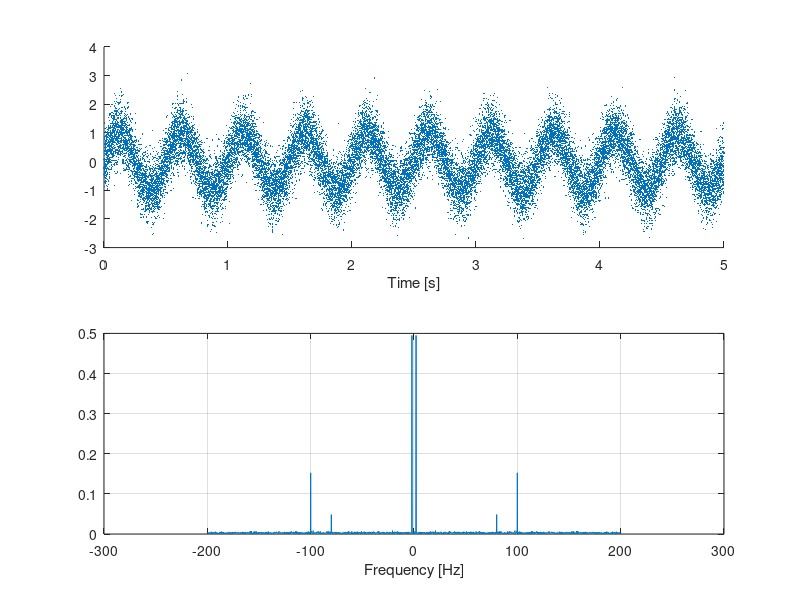

Write MATLAB code to recreate this figure. (Note: this script raises an error after producing the figure.)


%% part02: Fourier transform, signal reconstruction and filtering
% Wanting Jin, wanting.jin@epfl.ch, Oct 2021
clear all
% load the data
acc_with_timestamp = load('ArduinoData.mat');
t = acc_with_timestamp.measure.t;
acc = acc_with_timestamp.measure.data;
load hw1_part2.mat


%% Q2 Plot the signal in both time domain and frequency domain (by using fft)
dataFrequency = 5000;
limit = 1/5; %limit_freq = 1/total_seconds
t1=-limit/2:1/dataFrequency:limit/2;

figure(1)
subplot(2,1,1);
% Plot in time domain
scatter(t, acc, 5, '.')
xlabel("Time [s]");

subplot(2,1,2);

% Plot in frequency domain (fft)
ACC = fft(acc);
Fmax = 200;
fty=abs(ACC/length(acc));
f=dataFrequency/2*linspace(0,1,round(length(acc)/2));
fty=fty(1:length(f));
maxIndex=find(f>Fmax,1);
plot([-f(maxIndex:-1:2) f(1:maxIndex)], [fty(maxIndex:-1:2) fty(1:maxIndex)]); grid on;
xlabel("Frequency [Hz]")
sgtitle("Signal in Time Domain and Frequency Domain");
saveas(figure(1), "Signal_tdomain_fdomain", "png");



%% Q5 (Use filter_data() function)

% Filter the signal with the output coeff from the filter Designer
acc_filtered = filter_data(acc, low_pass);

figure(2)
% Plot in time domain
subplot(2,1,1);
scatter(t,acc_filtered', 5, '.')
xlabel("Time [s]")


% Plot in frequency domain (fft)
subplot(2,1,2);
F_ACC = fft(acc_filtered);
Fmax = 200;
fty=abs(F_ACC'/length(acc_filtered));
f=dataFrequency/2*linspace(0,1,round(length(acc_filtered)/2));
fty=fty(1:length(f));
maxIndex=find(f>Fmax,1);
plot([-f(maxIndex:-1:2) f(1:maxIndex)], [fty(maxIndex:-1:2) fty(1:maxIndex)]); grid on;
xlabel("Frequency [Hz]")
sgtitle("Filtered Signal in Time Domain and Frequency Domain");
saveas(figure(2), "Filtered_Signal_tdomain_fdomain", "png");
 
%save('hw1_part2.mat','low_pass');

%% Q6 Sampling the signal
% Sample the signal at 10 * freq_max

[val, index] = max(fty);
freq_max = f(index);
Fs = 10*freq_max;

[ts, acc_sampled]=sample_data(t,acc_filtered,Fs); 

%% Q7 (Use reconstruct_signal() function)
% TODO: reconstrut signal with different interpolation method
reconstruct_freq = 200;
[tr_zero, acc_r_zerohold] = reconstruct_signal(reconstruct_freq, ts, acc_sampled,'zero_order_interp');
%[tr_first, acc_r_firsthold] = reconstruct_signal(reconstruct_freq, ts, acc_sampled,'first_order_interp');
%[tr_ws, acc_r_ws] = reconstruct_signal(reconstruct_freq, ts, acc_sampled,'ws_interp');

